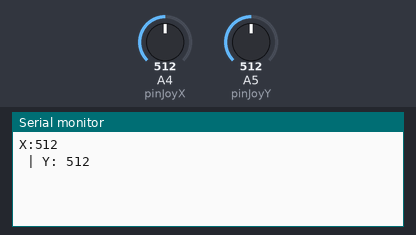
Recording of a sketch running on a simulated Arduino Uno, built with avr-gcc and run on an emulated ATmega328P. On the bench: the last lines printed to the serial monitor. Inputs (shaded band) come from the test bench; at power-on: A4 (pinJoyX) = 512, A5 (pinJoyY) = 512.

Above: at 2.8 s.
2.9 s: A4 (pinJoyX) set to 716
At 3.9 s:
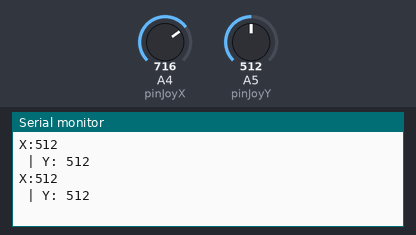
5.6 s: A5 (pinJoyY) set to 716
At 8.0 s:
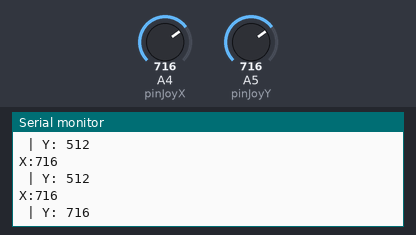
8.3 s: A4 (pinJoyX) set to 900
At 9.7 s:
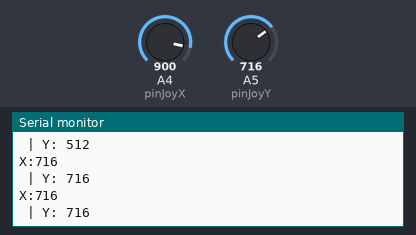
11.0 s: A5 (pinJoyY) set to 900
At 12.4 s:
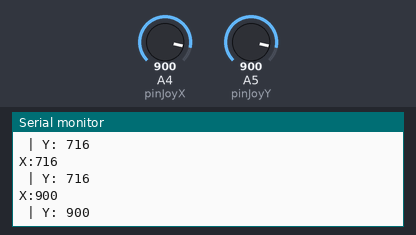
Timing chart, 0 to 14.0 s (numbered marks = the images above; inputs shaded):
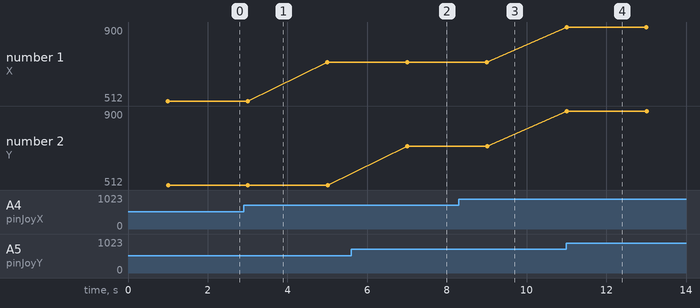

The sketch:

joystick.ino
```cpp
//const int pinLED = 13;
const int pinJoyX = A4;
const int pinJoyY = A5;
//const int pinJoyButton = 9;

void setup() {
 //  pinMode(pinJoyButton , INPUT_PULLUP);   //activar resistencia pull up
   Serial.begin(9600);
}

void loop() {
   int Xvalue = 0;
   int Yvalue = 0;
   //bool buttonValue = false;

   //leer valores
   Xvalue = analogRead(pinJoyX);
   delay(1000);                 //es necesaria una pequeña pausa entre lecturas analógicas
   Yvalue = analogRead(pinJoyY);
   //buttonValue = digitalRead(pinJoyButton);

   //mostrar valores por serial
   Serial.print("X:" );
   Serial.println(Xvalue);
   Serial.print(" | Y: ");
   Serial.println(Yvalue);
   //Serial.print(" | Pulsador: ");
  // Serial.println(buttonValue);
   delay(1000);
}
```

Measured:
- after the input at 5.6 s, the serial monitor: prints a new line after 1.4 s (image 2)
- after the input at 11.0 s, the serial monitor: prints a new line at once (image 4)
- plotted number 1: 512 → 716 after the input at 2.9 s
